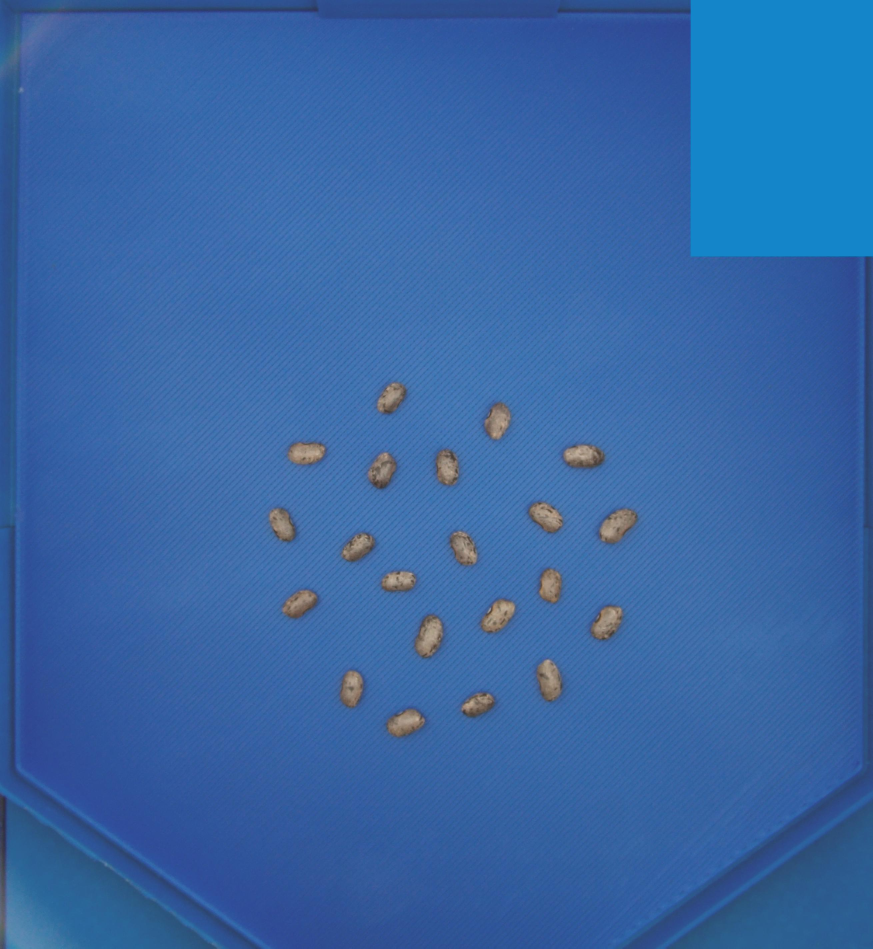
#> input picture tests/images/01.jpg, 2618 x 2845 px, found by its file name (shown at 1/3 size)
$ python model_examples.py
#> lines starting #> are read from the running program, lines starting #| are printed output that depends on the picture; after the words box and inside, x2 and y2 are one past the last pixel; in counts of white or black regions, pixels touching at a corner belong together
"""Genera las miniaturas que muestran qué da cada tipo de modelo de IA (máscaras o cajas),
a partir de un recorte de tests/data/images/01.jpg: fenotit/assets/models/masks.png y boxes.png.

    python docs/design/model_examples.py
"""
from pathlib import Path

import cv2
import numpy as np

ROOT = Path(__file__).resolve().parents[2]
OUT = ROOT / "fenotit" / "assets" / "models"
SIZE = (84, 60)
COLORS = [(68, 158, 46), (5, 183, 242), (40, 39, 214), (173, 68, 142), (34, 126, 230)]


def main():
    img = cv2.imread(str(ROOT / "tests" / "data" / "images" / "01.jpg"))
#> img is the input picture: shape (2845, 2618, 3); mean B, G, R 164.3, 101.9, 55.4
    h, w = img.shape[:2]
#> h = 2845; w = 2618
    crop = img[int(h * 0.34):int(h * 0.58), int(w * 0.33):int(w * 0.67)]
    crop = cv2.resize(crop, (SIZE[0] * 4, SIZE[1] * 4), interpolation=cv2.INTER_AREA)
#> crop: shape (240, 336, 3)
    blue = cv2.GaussianBlur(crop[:, :, 0], (5, 5), 0)
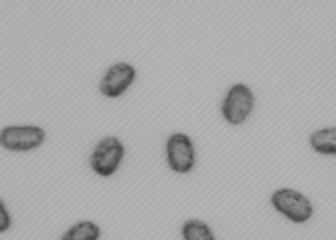
#> blue: shape (240, 336); min 56, max 184, mean 168.6
    _, mask = cv2.threshold(blue, 0, 255, cv2.THRESH_BINARY_INV + cv2.THRESH_OTSU)
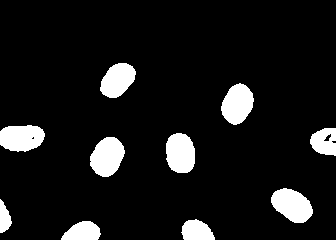
#> mask: shape (240, 336); 9.6% white; 10 white regions, largest, box (x1, y1, x2, y2) and area: (90, 137, 125, 177) 1018, (271, 188, 313, 223) 1014, (0, 125, 45, 152) 979
    mask = cv2.morphologyEx(mask, cv2.MORPH_OPEN, np.ones((7, 7), np.uint8))
#> mask: shape (240, 336); 9.4% white; 10 white regions, largest, box (x1, y1, x2, y2) and area: (91, 137, 124, 177) 1005, (272, 189, 312, 223) 999, (0, 126, 44, 151) 966
    n, lab, st, _ = cv2.connectedComponentsWithStats(mask)
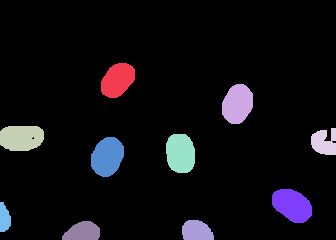
#> lab: shape (240, 336) int32; 11 distinct labels, from 0 to 10; one colour per label, 0 black
#> n = 11; st = [[0, 0, 336, 240, 73025], [101, 63, 34, 35, 877], [222, 84, 31, 40, 962], [0, 126, 44, 25, 966], [311, 128, 25, 27, 505], [166, 134, 29, 39, 962], [91, 137, 33, 40, 1005], [272, 189, 40, 34, 999], [0, 202, 11, 30, 253], [62, 221, 38, 19, 557], [182, 220, 32, 20, 529]]
    keep = [i for i in range(1, n) if st[i, 4] > 400]
#> keep = [1, 2, 3, 4, 5, 6, 7, 9, 10]
    base = (crop * 0.85).astype(np.uint8)
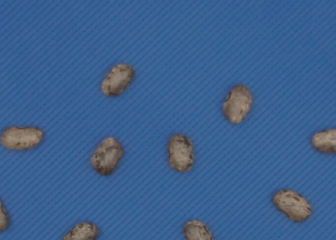
#> base: shape (240, 336, 3); mean B, G, R 142.9, 96.7, 60.2
    masks, boxes = base.copy(), base.copy()
    for k, i in enumerate(keep):
        c = COLORS[k % len(COLORS)]
        m = lab == i
        masks[m] = (0.45 * crop[m] + 0.55 * np.array(c)).astype(np.uint8)
        cnts, _ = cv2.findContours(m.astype(np.uint8), cv2.RETR_EXTERNAL, cv2.CHAIN_APPROX_NONE)
        cv2.drawContours(masks, cnts, -1, (255, 255, 255), 3)
        x, y, bw, bh = st[i, :4]
        cv2.rectangle(boxes, (x - 4, y - 4), (x + bw + 4, y + bh + 4), c, 6)
#> this loop made 9 passes
#> (i, c, x, y, bw, bh) on passes 1 to 9: (1, (68, 158, 46), 101, 63, 34, 35), (2, (5, 183, 242), 222, 84, 31, 40), (3, (40, 39, 214), 0, 126, 44, 25), (4, (173, 68, 142), 311, 128, 25, 27), (5, (34, 126, 230), 166, 134, 29, 39), (6, (68, 158, 46), 91, 137, 33, 40), (7, (5, 183, 242), 272, 189, 40, 34), (9, (40, 39, 214), 62, 221, 38, 19), (10, (173, 68, 142), 182, 220, 32, 20)
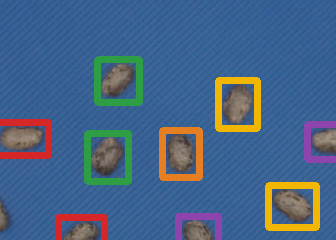
#> boxes: shape (240, 336, 3); 10.85% of pixels changed, all inside (x1, y1, x2, y2) = (0, 56, 336, 240)
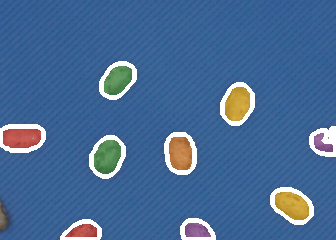
#> masks: shape (240, 336, 3); 11.2% of pixels changed, all inside (x1, y1, x2, y2) = (0, 61, 336, 240)
    OUT.mkdir(parents=True, exist_ok=True)
    for name, im in (("masks", masks), ("boxes", boxes)):
        cv2.imwrite(str(OUT / f"{name}.png"), cv2.resize(im, SIZE, interpolation=cv2.INTER_AREA))
#> this loop made 2 passes
#> name on passes 1 to 2: 'masks', 'boxes'
#> pass 2, in main, `cv2.imwrite(str(OUT / f"{name}.png"), cv2.resize(im, SIZE, interpolati..`:
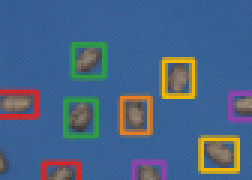
#> saved as boxes.png: shape (60, 84, 3) (shown 3 times larger); mean B, G, R 133.2, 100.1, 72.2


if __name__ == "__main__":
    main()
